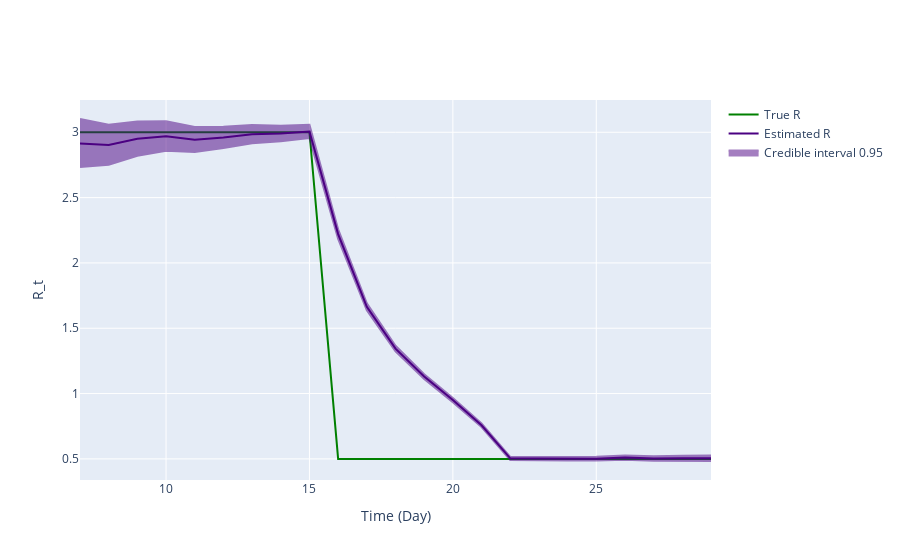

This figure's notebook cell:
### Code cell
fig = ReproductionNumberPlot()

fig.add_ground_truth_rt(ground_truth)
fig.add_interval_rt(interval)

fig.update_labels(time_label='Time (Day)', r_label='R_t')

fig.show_figure()

### Figure 1 — Plotly figure (JSON) as saved in the notebook; plotly's stock layout.template omitted (floating-point values rounded to 4 significant figures)
{"data": [{"line": {"color": "green"}, "mode": "lines", "name": "True R", "type": "scatter", "x": [7, 8, 9, 10, 11, 12, 13, 14, 15, 16, 17, 18, 19, 20, 21, 22, 23, 24, 25, 26, 27, 28, 29], "y": [3, 3, 3, 3, 3, 3, 3, 3, 3, 0.5, 0.5, 0.5, 0.5, 0.5, 0.5, 0.5, 0.5, 0.5, 0.5, 0.5, 0.5, 0.5, 0.5]}, {"line": {"color": "indigo"}, "mode": "lines", "name": "Estimated R", "type": "scatter", "x": [7, 8, 9, 10, 11, 12, 13, 14, 15, 16, 17, 18, 19, 20, 21, 22, 23, 24, 25, 26, 27, 28, 29], "y": [2.915, 2.903, 2.95, 2.97, 2.944, 2.96, 2.985, 2.99, 3.006, 2.221, 1.664, 1.344, 1.13, 0.9502, 0.7576, 0.504, 0.5025, 0.4997, 0.5017, 0.5097, 0.5027, 0.5039, 0.5044]}, {"fill": "toself", "fillcolor": "indigo", "line": {"color": "indigo"}, "mode": "lines", "name": "Credible interval 0.95", "opacity": 0.5, "type": "scatter", "x": [7, 8, 9, 10, 11, 12, 13, 14, 15, 16, 17, 18, 19, 20, 21, 22, 23, 24, 25, 26, 27, 28, 29, 29, 28, 27, 26, 25, 24, 23, 22, 21, 20, 19, 18, 17, 16, 15, 14, 13, 12, 11, 10, 9, 8, 7], "y": [3.102, 3.058, 3.083, 3.084, 3.04, 3.042, 3.055, 3.05, 3.057, 2.258, 1.691, 1.365, 1.149, 0.9666, 0.772, 0.5159, 0.5148, 0.513, 0.5163, 0.5259, 0.5203, 0.5232, 0.5255, 0.4838, 0.485, 0.4854, 0.4938, 0.4873, 0.4866, 0.4904, 0.4922, 0.7433, 0.9339, 1.111, 1.322, 1.637, 2.184, 2.956, 2.931, 2.916, 2.879, 2.849, 2.858, 2.819, 2.752, 2.734]}], "layout": {"hovermode": "x unified", "xaxis": {"title": {"text": "Time (Day)"}}, "yaxis": {"title": {"text": "R_t"}}}}
